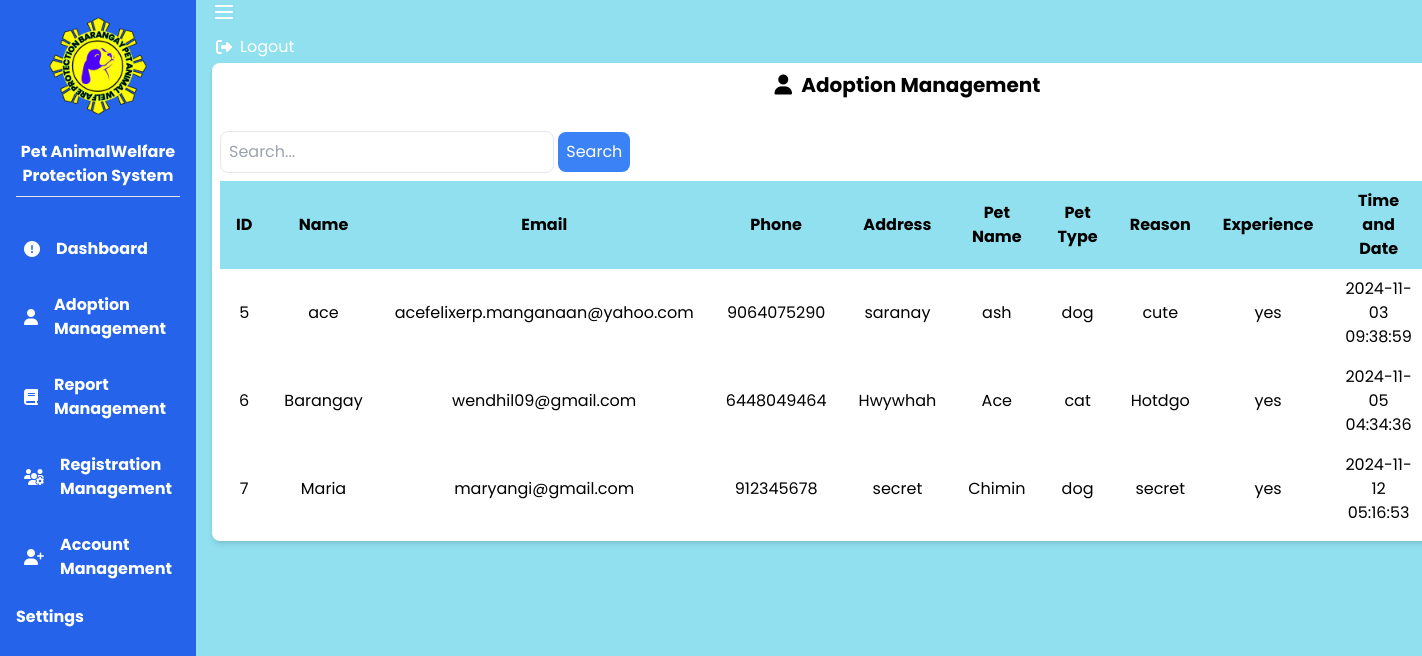
The page /admin/admin_adoption.php (signed in) on the database its author committed.
### tables this page shows
CREATE TABLE `adoption` (
  `adopt_id` int(11) NOT NULL,
  `name` varchar(200) NOT NULL,
  `email` varchar(200) NOT NULL,
  `phone` bigint(11) NOT NULL,
  `address` varchar(200) NOT NULL,
  `pet_name` varchar(200) NOT NULL,
  `pet_type` enum('dog','cat') NOT NULL,
  `reason` longtext NOT NULL,
  `experience` enum('yes','no') NOT NULL,
  `created_at` timestamp NOT NULL DEFAULT current_timestamp() ON UPDATE current_timestamp()
);

### admin/admin_adoption.php (the view, shortened to what this page needs)
<?php
include('../dbconn/config.php');
?>
<!DOCTYPE html>
<html lang="en">
<head>
  <script src="https://cdn.tailwindcss.com"></script>
  <link rel="stylesheet" href="disc/css/style.css">
  <link rel="stylesheet" href="css/style.css">
</head>
<body class="flex bg-[#90e0ef] font-poppins">
  <?php include('disc/partials/admin_sidebar.php'); ?>
  <div class="w-full mx-4">
    <?php include('disc/partials/admin_navbar.php'); ?>
    <main id="mainContent" class="w-full">
      <div class="flex justify-center bg-white shadow-md rounded-lg p-2">
        <div class="w-full overflow-x-auto">
          <h2 class="text-xl font-bold mb-6 text-center">
            <i class="fas fa-user w-5 h-5 mr-2"></i>Adoption Management
          </h2>
          <div class="flex justify-between py-2">
            <div class="">
              <input class="border p-2 rounded-lg" type="text" placeholder="Search...">
              <button class="bg-blue-500 text-white p-2 rounded-lg hover:bg-blue-600">Search</button>
            </div>
          </div>
          <table class="min-w-full">
            <thead>
              <tr class="bg-[#90e0ef]">
                <th class="px-4 py-2 text-center">ID</th>
                <th class="px-4 py-2 text-center">Name</th>
                <th class="px-4 py-2 text-center">Email</th>
                <th class="px-4 py-2 text-center">Phone</th>
                <th class="px-4 py-2 text-center">Address</th>
                <th class="px-4 py-2 text-center">Pet Name</th>
                <th class="px-4 py-2 text-center">Pet Type</th>
                <th class="px-4 py-2 text-center">Reason</th>
                <th class="px-4 py-2 text-center">Experience</th>
                <th class="px-4 py-2 text-center">Time and Date</th>
              </tr>
            </thead>
            <tbody>
              <?php
              $sql = "SELECT * FROM adoption";
              $result = $conn->query($sql);
              if ($result->num_rows > 0) {
                  while ($row = $result->fetch_assoc()) {
                      echo "<tr>";
                      echo "<td class='px-4 py-2 text-center'>" . $row['adopt_id'] . "</td>";
                      echo "<td class='px-4 py-2 text-center'>" . $row['name'] . "</td>";
                      echo "<td class='px-4 py-2 text-center'>" . $row['email'] . "</td>";
                      echo "<td class='px-4 py-2 text-center'>" . $row['phone'] . "</td>";
                      echo "<td class='px-4 py-2 text-center'>" . $row['address'] . "</td>";
                      echo "<td class='px-4 py-2 text-center'>" . $row['pet_name'] . "</td>";
                      echo "<td class='px-4 py-2 text-center'>" . $row['pet_type'] . "</td>";
                      echo "<td class='px-4 py-2 text-center'>" . $row['reason'] . "</td>";
                      echo "<td class='px-4 py-2 text-center'>" . $row['experience'] . "</td>";
                      echo "<td class='px-4 py-2 text-center'>" . $row['created_at'] . "</td>";
                      echo "</tr>";
                  }
              } else {
                  echo "<tr><td colspan='11' class='px-4 py-2 text-center'>No users found</td></tr>";
              }
              ?>
            </tbody>
          </table>
        </div>
      </div>
    </main>
  </div>
</body>
</html>

### admin/disc/partials/admin_sidebar.php (style rules this page uses)
.font-poppins { font-family: 'Poppins', sans-serif; }

### rows shown on the page
adoption: adopt_id "5", name "ace", email "acefelixerp.manganaan@yahoo.com", phone "9064075290", address "saranay", pet_name "ash", pet_type "dog", reason "cute", experience "yes", created_at "2024-11-03 09:38:59"
adoption: adopt_id "6", name "Barangay", email "wendhil09@gmail.com", phone "6448049464", address "Hwywhah", pet_name "Ace", pet_type "cat", reason "Hotdgo", experience "yes", created_at "2024-11-05 04:34:36"
adoption: adopt_id "7", name "Maria", email "maryangi@gmail.com", phone "912345678", address "secret", pet_name "Chimin", pet_type "dog", reason "secret", experience "yes", created_at "2024-11-12 05:16:53"
